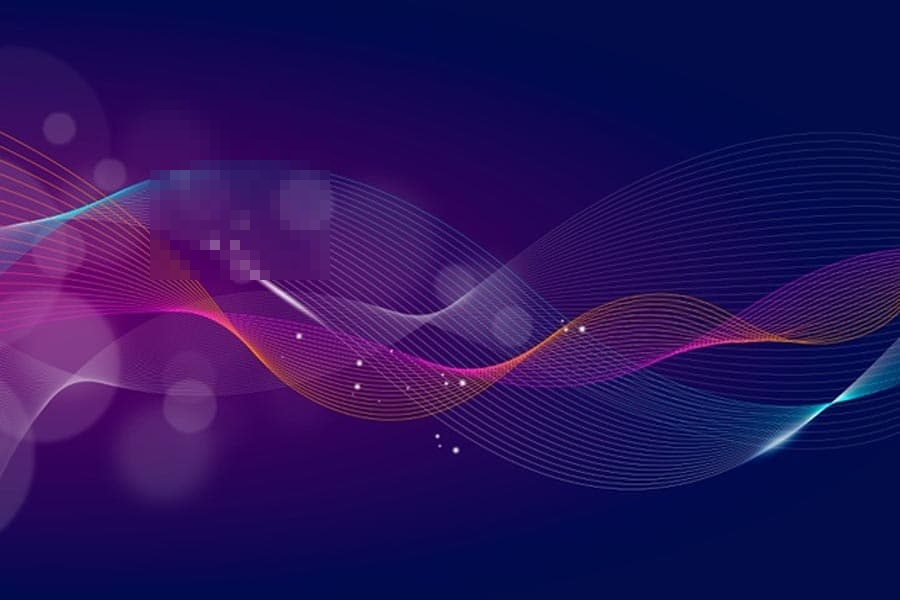
#> input picture imagecompression/compressed.jpg, 900 x 600 px
$ python -i motion_detector.py   (imports and definitions only)
#> lines starting #> are read from the running program, lines starting #| are printed output that depends on the picture
import numpy as np
import cv2

class OpticalFlowMotionDetector:
    def __init__(self):
        self.old_gray = None
        self.motion_points = None
        self.frame_differencing_list = []
        self.feature_params = dict(maxCorners = 100,qualityLevel = 0.3,minDistance = 7, blockSize = 7 )
        self.lk_params = dict( winSize  = (15,15),maxLevel = 2,
                  criteria = (cv2.TERM_CRITERIA_EPS | cv2.TERM_CRITERIA_COUNT, 10, 0.03))
        self.color = np.random.randint(0,255,(100,3))
        self.threshold = 10

    def get_motion_points(self):
        return self.motion_points

    # [20 lines left out: function refresh_motion_points, not called in this run]

    def detect_optical_flow(self,new_frame):
        # First frame
        if self.old_gray is None:
            self.old_gray = cv2.cvtColor(new_frame, cv2.COLOR_BGR2GRAY)
            return 0

        self.refresh_motion_points(new_frame)
        # find the greatest motion value in image
        motion_value = 0
        for i, (new,old) in self.get_motion_points():
            a,b = new.ravel()
            c,d = old.ravel()
            new_motion_value = np.sqrt((a-c)**2 + (b-d)**2)
            if new_motion_value > motion_value:
                motion_value = new_motion_value

        #Motion values jumps irregularly
        if(motion_value > 10):
            motion_value = 0

        return motion_value

    # [24 lines left out: function detect_frame_differencing, not called in this run]


>>> import cv2
>>> picture = cv2.imread('../imagecompression/compressed.jpg')
#> picture is the input picture: shape (600, 900, 3); mean B, G, R 91.8, 18, 40.2
>>> result = OpticalFlowMotionDetector().detect_optical_flow(picture)
#> in detect_optical_flow, `self.old_gray = cv2.cvtColor(new_frame, cv2.COLOR_BGR2GRAY)`:
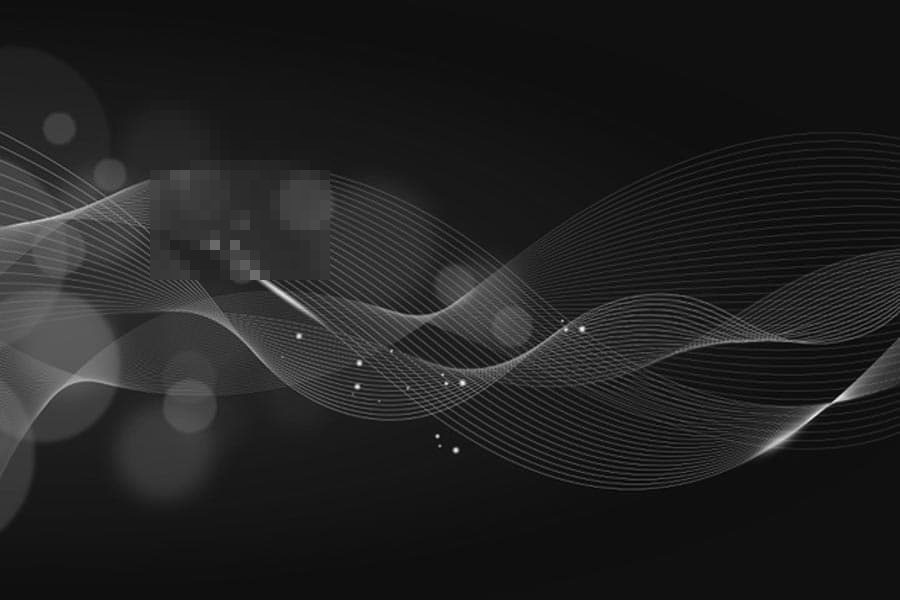
#> self.old_gray: shape (600, 900); min 5, max 246, mean 33.1
#> result = 0
